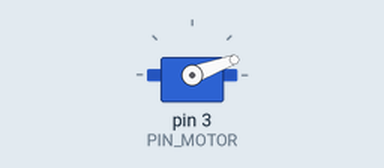
A sketch run on a simulated Arduino Uno, built with avr-gcc and run on an emulated ATmega328P. On the bench: servo.

Above: at 0.1 s.
At 2.1 s:
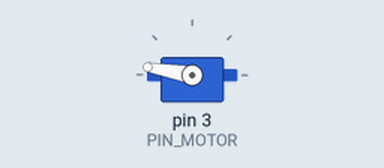
Timing chart, 0 to 5.5 s (numbered marks = the images above):
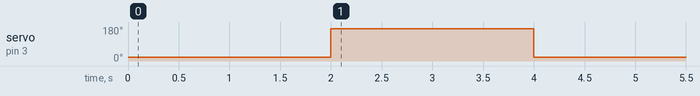

The sketch:

MotorTest.ino
```cpp
#include <Servo.h>


/*
   DEFINITIONS
*/

#define PIN_MOTOR 3
#define STATE_NEUTRAL 0
#define STATE_START 1
#define STATE_FORWARD 2
#define STATE_REVERSE 3
#define POSITION_ORIGIN 20
#define POSITION_END 170

typedef struct {
  Servo servo;
  uint8_t state;
} MotorInfo;

MotorInfo motors;


/*
   TRIGGERS
*/

/*
   MOTORS
*/
void updateMotorState() {

  switch (motors.state) {
    //the hardcoded pos assignments should always be there inherently, it's just a sanity enforcement
    case STATE_FORWARD:
      motors.servo.write(POSITION_END);
      motors.state = STATE_REVERSE;
      break;

    case STATE_REVERSE:
      motors.servo.write(POSITION_ORIGIN);
      motors.state = STATE_NEUTRAL;
      //motors.state = STATE_START;
      break;
    case STATE_START:
        motors.servo.write(POSITION_ORIGIN);
        motors.state = STATE_FORWARD;
        break;
  default:
      //always return early if motor wasn't already running here...
      return;
  }

  //give the servo time to settle into position
  delay(2000);
}

/*
   MAIN - SETUP
*/
void setup() {
  pinMode(PIN_MOTOR, OUTPUT);

  motors.state = STATE_NEUTRAL;
  motors.servo.attach(PIN_MOTOR); //controlling several in parallel off the same pin

  motors.state = STATE_START;

}

/*
   MAIN - LOOP
*/

void loop() {


  updateMotorState();
  //TODO: Show/update menu...

}
```

Measured:
- by itself, servo on pin 3 (PIN_MOTOR): 20° → 170° at 2.0 s, → 20° 2.0 s later
